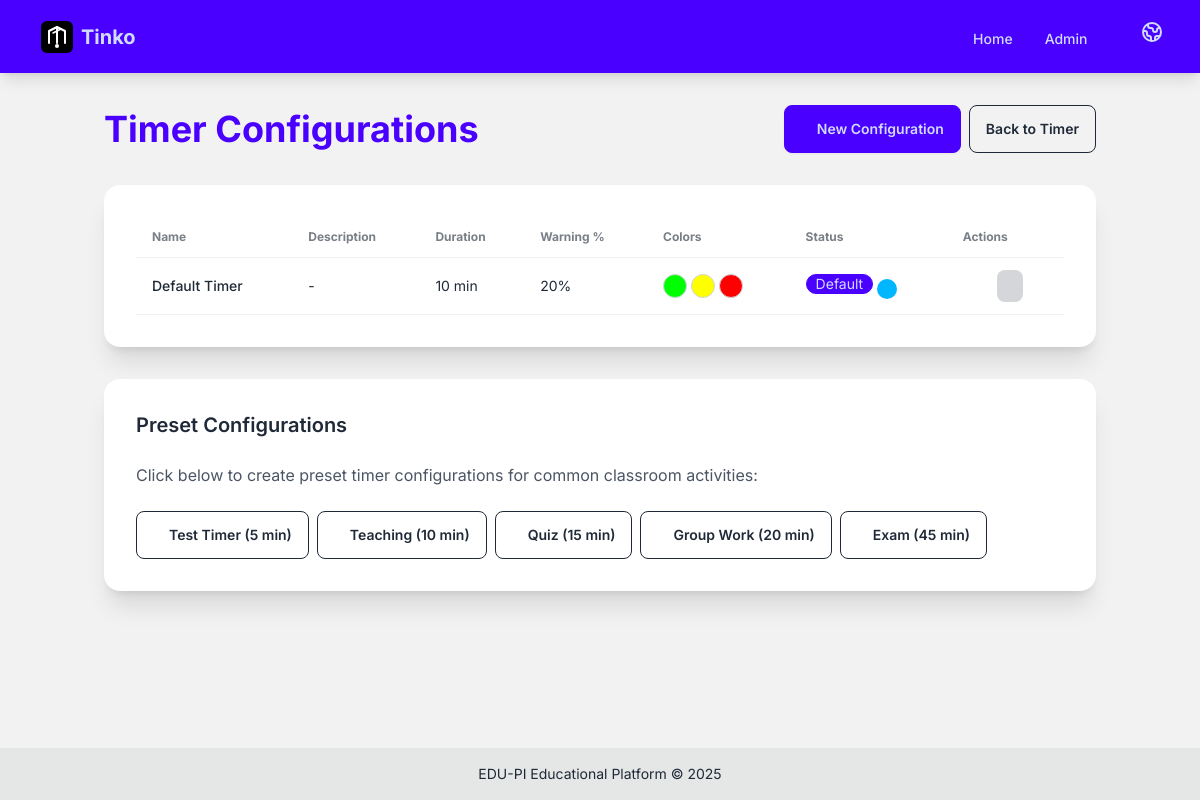
Screenshot of /plugins/edupi/activity_timer/configs/ with the database file from the repository.
### plugins/edupi/activity_timer/models.py (models this page shows, shortened)
class TimerConfig(models.Model):
    name = models.CharField(
        max_length=100,
        help_text=_("Name of the timer configuration"),
    )
    description = models.TextField(
        blank=True,
        help_text=_("Description of when to use this timer"),
    )
    duration_minutes = models.PositiveIntegerField(
        default=10,
        help_text=_("Duration in minutes"),
    )
    warning_threshold_percent = models.PositiveIntegerField(
        default=20,
        help_text=_("Percentage remaining when warning color appears"),
    )
    enable_buzzer = models.BooleanField(
        default=True,
        help_text=_("Play buzzer sound when timer ends"),
    )
    led_color_start = models.CharField(
        max_length=7,
        default="#00FF00",
        help_text=_("Hex color code for timer start (green)"),
    )
    led_color_warning = models.CharField(
        max_length=7,
        default="#FFFF00",
        help_text=_("Hex color code for warning state (yellow)"),
    )
    led_color_end = models.CharField(
        max_length=7,
        default="#FF0000",
        help_text=_("Hex color code for timer end (red)"),
    )
    is_default = models.BooleanField(
        default=False,
        help_text=_("Use this as the default configuration"),
    )
    is_active = models.BooleanField(
        default=True,
        help_text=_("Whether this configuration is active"),
    )
    created_at = models.DateTimeField(auto_now_add=True)
    updated_at = models.DateTimeField(auto_now=True)
    class Meta:
        app_label = "edupi_activity_timer"
        verbose_name = _("Timer Configuration")
        verbose_name_plural = _("Timer Configurations")
        ordering = ["name"]

### plugins/edupi/activity_timer/views.py (the view)
# urls.py: path("configs/", views.TimerConfigListView.as_view(), name="config_list"),
class TimerConfigListView(View):
    def get(self, request):
        configs = TimerConfig.objects.all().order_by("-is_active", "name")
        context = {
            "title": _("Timer Configurations"),
            "configs": configs,
        }
        return render(request, "activity_timer/config_list.html", context)

### plugins/edupi/activity_timer/templates/activity_timer/config_list.html (shortened to what this page needs)
{% extends "base.html" %}
{% load i18n %}
{% block content %}
<div class="container mx-auto px-4 py-8">
    <div class="flex justify-between items-center mb-8">
        <h1 class="text-4xl font-bold text-primary">{{ title }}</h1>
        <div class="flex gap-2">
            <a href="{% url 'activity_timer:config_create' %}" class="btn btn-primary">
                {% trans "New Configuration" %}
            </a>
            <a href="{% url 'activity_timer:dashboard' %}" class="btn btn-outline">
                {% trans "Back to Timer" %}
            </a>
        </div>
    </div>
    <div class="card bg-base-100 shadow-xl">
        <div class="card-body">
            <div class="overflow-x-auto">
                <table class="table">
                    <thead>
                        <tr>
                            <th>{% trans "Name" %}</th>
                            <th>{% trans "Description" %}</th>
                            <th>{% trans "Duration" %}</th>
                            <th>{% trans "Warning %" %}</th>
                            <th>{% trans "Colors" %}</th>
                            <th>{% trans "Status" %}</th>
                            <th>{% trans "Actions" %}</th>
                        </tr>
                    </thead>
                    <tbody>
                        {% for config in configs %}
                            <tr class="{% if not config.is_active %}opacity-50{% endif %}">
                                <td class="font-medium">{{ config.name }}</td>
                                <td>{{ config.description|truncatewords:10|default:"-" }}</td>
                                <td>{{ config.duration_minutes }} {% trans "min" %}</td>
                                <td>{{ config.warning_threshold_percent }}%</td>
                                <td>
                                    <div class="flex gap-1">
                                        <span class="w-6 h-6 rounded-full border border-gray-300"
                                              style="background-color: {{ config.led_color_start }};"
                                              title="{% trans 'Start' %}"></span>
                                        <span class="w-6 h-6 rounded-full border border-gray-300"
                                              style="background-color: {{ config.led_color_warning }};"
                                              title="{% trans 'Warning' %}"></span>
                                        <span class="w-6 h-6 rounded-full border border-gray-300"
                                              style="background-color: {{ config.led_color_end }};"
                                              title="{% trans 'End' %}"></span>
                                    </div>
                                </td>
                                <td>
                                    {% if config.is_default %}
                                        <span class="badge badge-primary">{% trans "Default" %}</span>
                                    {% endif %}
                                    {% if config.enable_buzzer %}
                                        <span class="badge badge-info" title="{% trans 'Buzzer enabled' %}">
                                        </span>
                                    {% endif %}
                                </td>
                                <td>
                                    <div class="flex gap-2">
                                        <a href="{% url 'activity_timer:config_update' config.id %}"
                                           class="btn btn-sm btn-ghost">
                                        </a>
                                        <button onclick="deleteConfig({{ config.id }})"
                                                  class="btn btn-sm btn-ghost text-error"
                                                  {% if config.is_default %}disabled title="{% trans 'Cannot delete default configuration' %}"{% endif %}>
                                        </button>
                                    </div>
                                </td>
                            </tr>
                        {% endfor %}
                    </tbody>
                </table>
            </div>
        </div>
    </div>
    <div class="mt-8 card bg-base-100 shadow-xl">
        <div class="card-body">
            <h2 class="card-title text-xl mb-4">{% trans "Preset Configurations" %}</h2>
            <p class="text-gray-600 mb-4">
                {% trans "Click below to create preset timer configurations for common classroom activities:" %}
            </p>
            <div class="flex flex-wrap gap-2">
                <button onclick="createPreset('test', 5)" class="btn btn-outline">
                    {% trans "Test Timer (5 min)" %}
                </button>
                <button onclick="createPreset('teaching', 10)" class="btn btn-outline">
                    {% trans "Teaching (10 min)" %}
                </button>
                <button onclick="createPreset('quiz', 15)" class="btn btn-outline">
                    {% trans "Quiz (15 min)" %}
                </button>
                <button onclick="createPreset('group_work', 20)" class="btn btn-outline">
                    {% trans "Group Work (20 min)" %}
                </button>
                <button onclick="createPreset('exam', 45)" class="btn btn-outline">
                    {% trans "Exam (45 min)" %}
                </button>
            </div>
        </div>
    </div>
</div>
{% endblock %}

### templates/base.html (style rules this page uses)
body { font-family: 'Inter', sans-serif; }

### rows the page displays
TimerConfig: name "Default Timer", description "-", duration_minutes "10", warning_threshold_percent "20"

### other values shown
{{ title }} "Timer Configurations"
